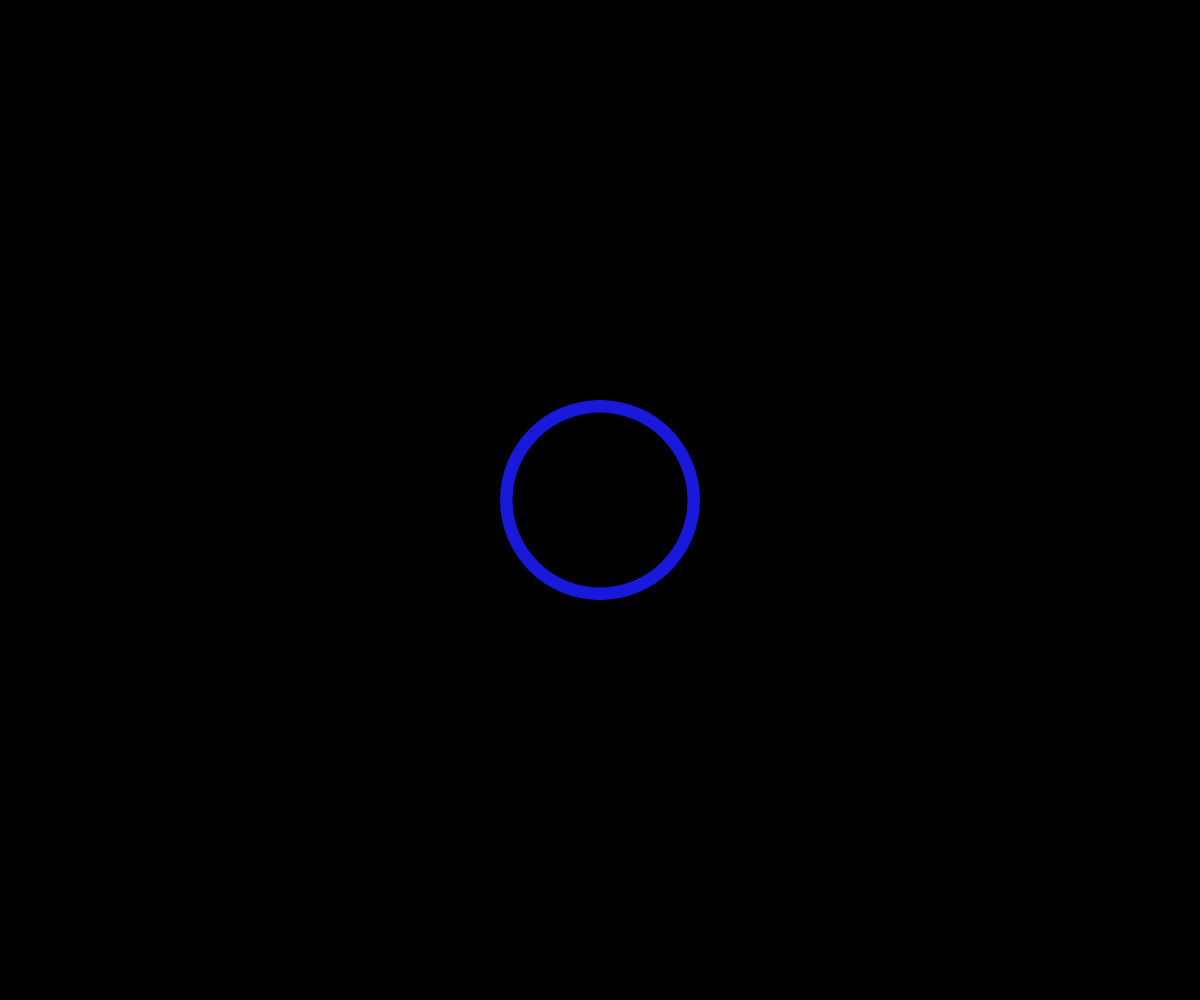
Frame 1 (no input)
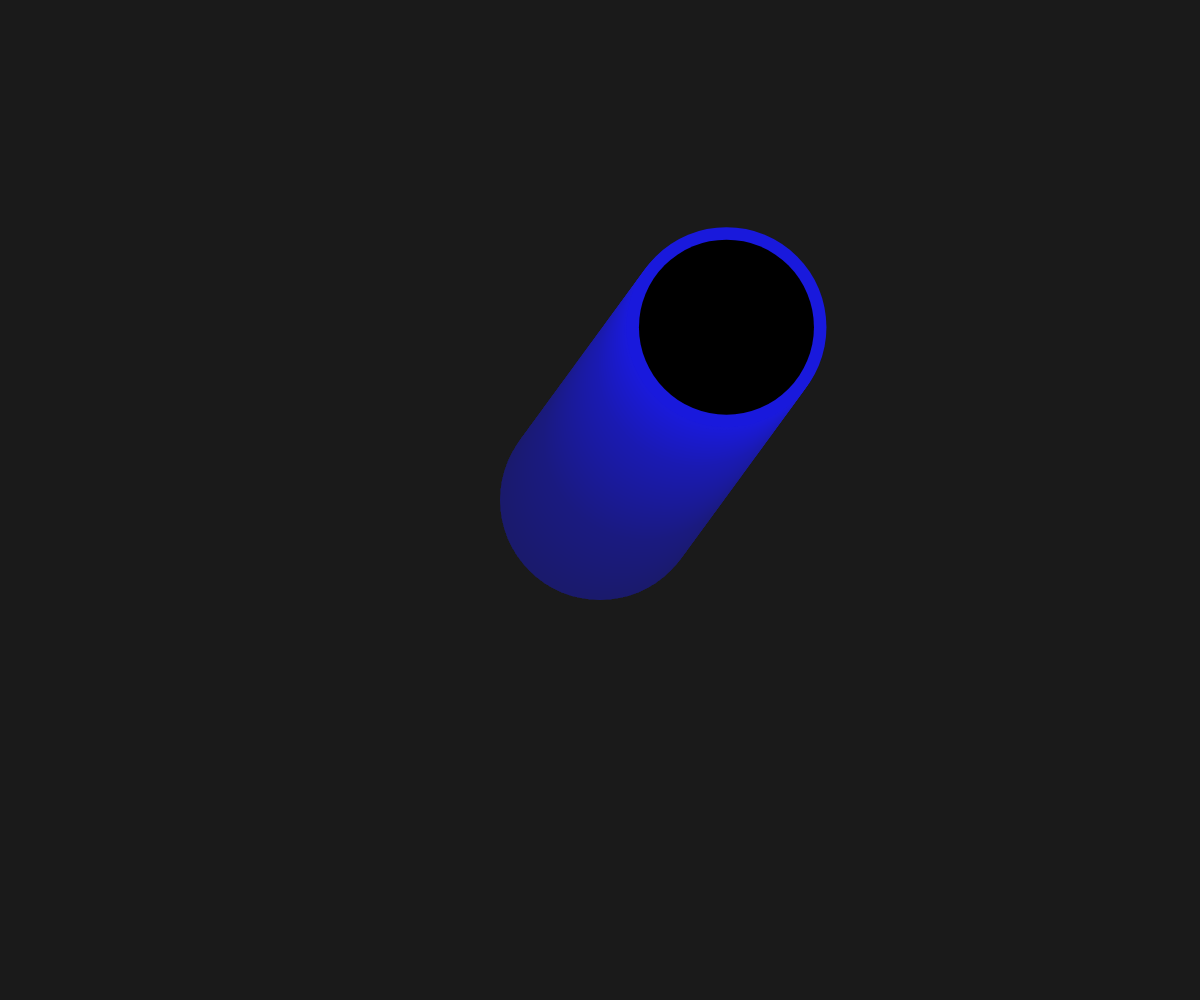
Frame 60 (no input)
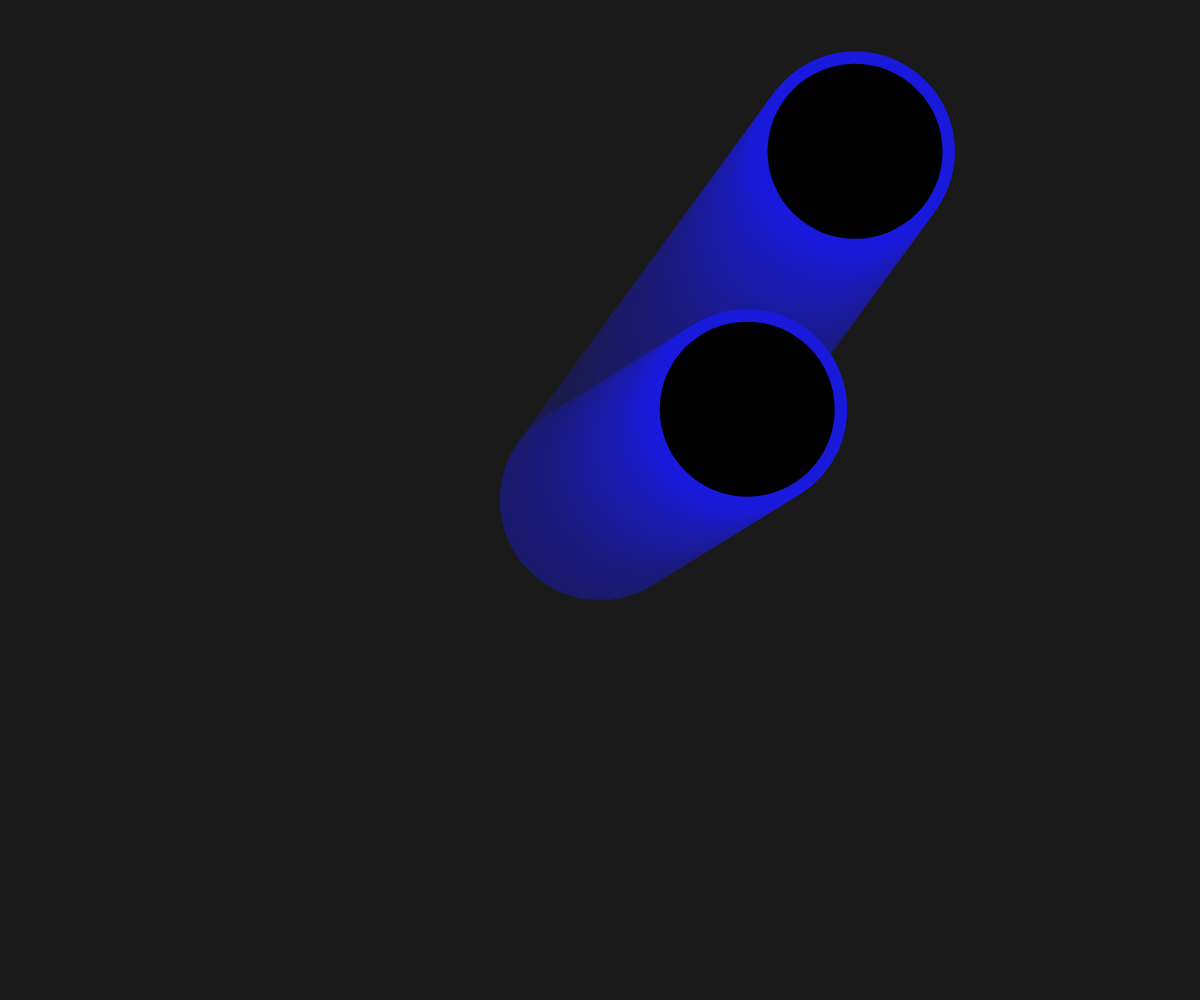
Frame 120 (the mouse pressed at the canvas centre since frame 60)

The p5.js sketch that drew these frames (run headless with seeded random() and noise() and a simulated clock; from frame 60 on, the mouse is pressed at the canvas centre):

// p5.js sketch
// ── sketch.js
var param1 = 0;
var param2 = 0;

var balls = [];
var ballSize = 200;
var ballRad = ballSize / 2;

function setup()
{
	createCanvas(windowWidth, windowHeight);

	mouseX = width/2;
	mouseY = height/2;
	balls.push(new Ball());

	background(0);
	noStroke();
}

function draw()
{
	background(50, 5);

	for (var i=0; i<balls.length; i++)
	{
		balls[i].display();
	}

	param1 = balls.length;
	param2 = 0;
}

function windowResized()
{
	resizeCanvas(windowWidth, windowHeight)
}


function Ball()
{
	// Constructor
	this.x = mouseX;
	this.y = mouseY;
	this.xSpeed = random(-5, 5);
	this.ySpeed = random(-5, 5);
	this.strength = 1;

	this.display = function()
	{
		fill(25 * this.strength, 25 * this.strength, 200 + 20 * this.strength);
		ellipse(this.x, this.y, ballSize, ballSize);
		fill(0);
		ellipse(this.x, this.y, ballSize - 25, ballSize - 25);
		this.move();
		this.collide();
	};

	this.move = function()
	{
		/*
		this.x = (this.x + this.xSpeed) % windowWidth;
		this.y = (this.y + this.ySpeed) % windowHeight;

		if (this.x < 0) this.x = windowWidth;
		if (this.y < 0) this.y = windowHeight;
		*/
		this.x += this.xSpeed;
		this.y += this.ySpeed;

		// Check for screenborder collision
		if (this.x > (windowWidth - ballRad) || this.x < ballRad) this.xSpeed *= -1;
		if (this.y > (windowHeight - ballRad) || this.y < ballRad) this.ySpeed *= -1;	// down
	}

	this.collide = function()
	{
		for (var i=0; i<balls.length; i++)
		{
			var ballDist = dist(this.x, this.y, balls[i].x, balls[i].y);

			// Check for collision
			if (ballDist > 0 && ballDist < ballSize)
			{
				// Absorb values of the ball we ran into
				this.strength += balls[i].strength;
				this.xSpeed += balls[i].xSpeed;
				this.ySpeed += balls[i].ySpeed;

				// Remove the ball we ran into
				balls.splice(i, 1);
			}
		}
	}
}

function mousePressed()
{
	balls.push(new Ball());	
}
